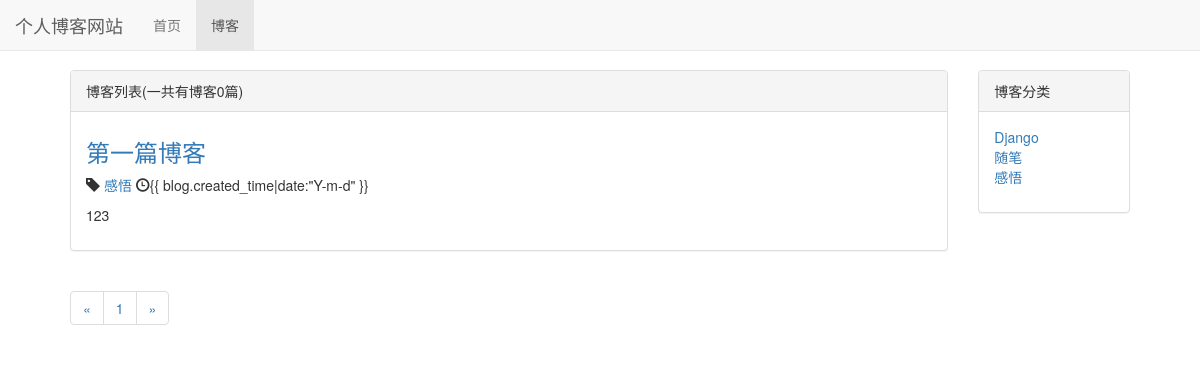
Page /blog/ on the earlier database version.
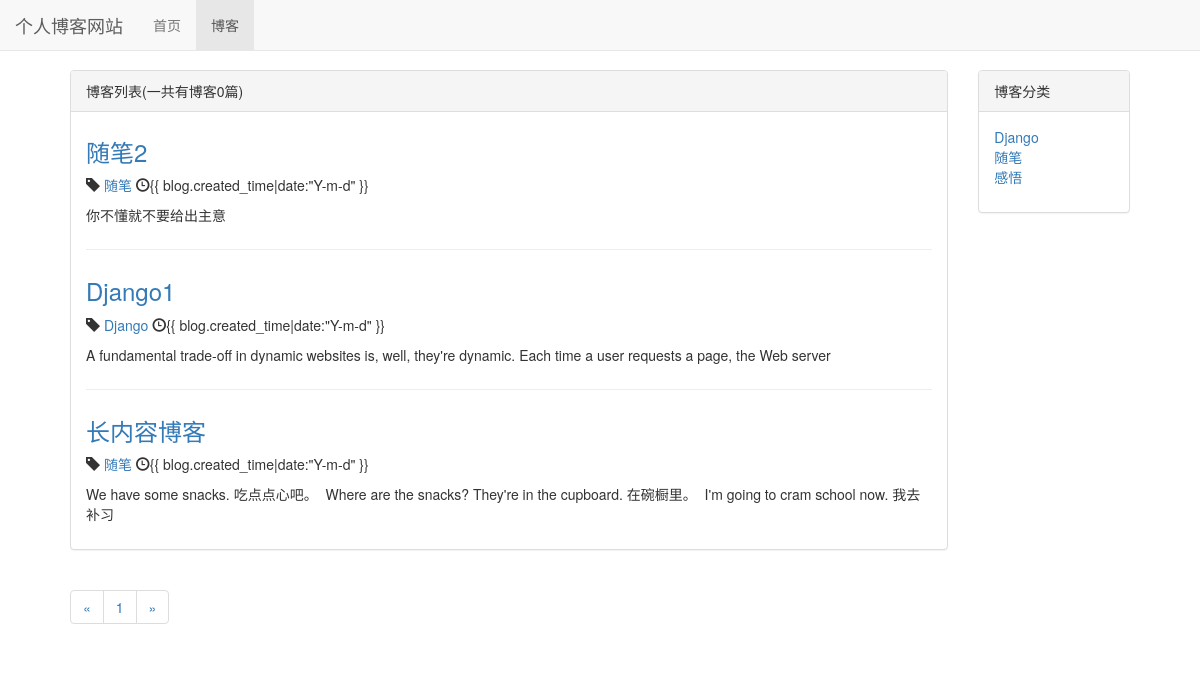
Same page on the later database version.
### blog/models.py (models this page shows, shortened)
class Blog(models.Model):
    title = models.CharField(max_length=50)
    blog_type = models.ForeignKey(BlogType, on_delete=models.DO_NOTHING)
    content = models.TextField()
    author = models.ForeignKey(User, on_delete=models.DO_NOTHING)
    created_time = models.DateTimeField(auto_now_add=True)
    last_updated_time = models.DateTimeField(auto_now=True)
    class Meta:
        ordering = ['-created_time']

class BlogType(models.Model):
    type_name = models.CharField(max_length=15)
    def __str__(self):
        return self.type_name

### blog/views.py (the view)
# urls.py: path('', views.blog_list, name="blog_list"),
def blog_list(request):
    blogs_all_list = Blog.objects.all()
    paginator = Paginator(blogs_all_list, 10)
    page_num = request.GET.get('page', 1) # 获取url的页面参数（get请求）
    page_of_blogs = paginator.get_page(page_num)
    context = {}
    context['page_of_blogs'] = page_of_blogs
    context['blog_types'] = BlogType.objects.all()
    context['blogs_count'] = Blog.objects.all().count()
    return render_to_response('blog/blog_list.html', context)

### blog/templates/blog/blog_list.html (shortened to what this page needs)
{% extends 'basic.html'%}
{% block nav_blog_active %}active{% endblock %}
{% load staticfiles %}
{% block header_extends %}
<link rel="stylesheet" href="{% static 'blog/blog.css' %}">
{% endblock %}
{% block content %}
<div class="content">
    <div class="row">
        <div class="col-xs-12 col-sm-8 col-md-9 col-lg-10">
            <div class="panel panel-default">
                <div class="panel-heading">
                    {% block blog_list_title %}博客列表(一共有博客{{ page_of_blogs.paginator.count|length }}篇){% endblock %}
                </div>
                <div class="panel-body">
                    {% for blog in page_of_blogs.object_list %}
                    <div class="blog">
                        <h3><a href="{% url 'blog_detail' blog.pk %}">{{ blog.title }}</a></h3>
                        <p class="blo-info">
                            <span class="glyphicon glyphicon-tag" aria-hidden="true"></span>
                            <a href="{% url 'blogs_with_type' blog.blog_type.pk %}">{{ blog.blog_type }} </a>
                            <span class="glyphicon glyphicon-time" aria-hidden="true"></span>{{
                            blog.created_time|date:"Y-m-d" }}
                        </p>
                        <p>{{ blog.content|truncatechars:120 }}</p>
                    </div>
                    {% empty %}
                    <div class="blog">
                        <h3>暂无博客，敬请期待</h3>
                    </div>
                    {% endfor %}
                </div>
            </div>
            <ul class="pagination">
                <li>
                    {% if page_of_blogs.has_previous %}
                    <a href="?page={{ page_of_blogs.previous_page_number }}" aria-label="Previous">
                        <span aria-hidden="true">&laquo;</span>
                    </a>
                    {% else %}
                    <span aria-hidden="true">&laquo;</span>
                    {% endif %}
                </li>
                {% for page_num in page_of_blogs.paginator.page_range %}
                <li><a href="?page={{ page_num }}">{{ page_num }}</a></li>
                {% endfor %}
                <li>
                    {% if page_of_blogs.has_next %}
                    <a href="?page={{ page_of_blogs.next_page_number }}" aria-label="Next">
                        <span aria-hidden="true">&raquo;</span>
                    </a>
                    {% else %}
                    <span aria-hidden="true">&raquo;</span>
                    {% endif %}
                </li>
            </ul>
        </div>
        <div class="hidden-xs col-sm-4 col-md-3 col-lg-2">
            <div class="panel panel-default">
                <div class="panel-heading">博客分类</div>
                <div class="panel-body">
                    <ul class="blog-types">
                        {% for blog_type in blog_types %}
                        <li>
                            <a href="{% url 'blogs_with_type' blog_type.pk %}">
                                {{ blog_type.type_name}}
                            </a>
                        </li>
                        {% empty %}
                        <li>暂无分类</li>
                        {% endfor %}
                    </ul>
                </div>
            </div>
        </div>
    </div>
</div>
{% endblock %}

### templates/basic.html (shortened to what this page needs)
{% load staticfiles %}
<!DOCTYPE html>
<html lang="zh-CN">
<head>
    <link rel="stylesheet" href="/static/basic.css">
    <link rel="stylesheet" href="{% static 'basic.css' %}">
    <link rel="stylesheet" href="{% static 'bootstrap-3.3.7-dist/css/bootstrap.min.css' %}">
    {% block header_extends %}{% endblock %}
</head>
<body>
<div class="navbar navbar-default navbar-fixed-top" role="navigation">
    <div class="container-fluid">
        <div class="navbar-header">
            <a class="navbar-brand" href="{% url 'home' %}">个人博客网站</a>
        </div>
        <div id="navbar-collapse" class="collapse navbar-collapse">
            <ul class="nav navbar-nav">
                <li class="{% block nav_home_active %}{% endblock %}"><a href="/">首页</a>
                <li class="{% block nav_blog_active %}{% endblock %}"><a href="{% url 'blog_list' %}">博客</a></li>
            </ul>
        </div>
    </div>
</div>
{% block content %}{% endblock %}
</body>
</html>

### static/basic.css (style rules this page uses)
* { margin:0; padding:0; list-style-type:none }
body { margin:70px!important; }
.blog-types { list-style-type:none }

### blog/static/blog/blog.css (style rules this page uses)
ul.blog-types { list-style-type:none }
div.blog:not(:last-child) { margin-bottom:2em; padding-bottom:1em; border-bottom:1px solid #eee; }
div.blog h3 { margin-top: 0.5em; }

Differences in the rows shown:
removed Blog: title "第一篇博客", blog_type "感悟", content "123"
added Blog: title "随笔2", blog_type "随笔", content "你不懂就不要给出主意"
added Blog: title "Django1", blog_type "Django", content "A fundamental trade-off in dynamic websites is, well, they're dynamic. Each time a user requests a page, the Web server"
added Blog: title "长内容博客", blog_type "随笔", content "We have some snacks. 吃点点心吧。 Where are the snacks? They're in the cupboard. 在碗橱里。 I'm going to cram school now. 我去补习"
